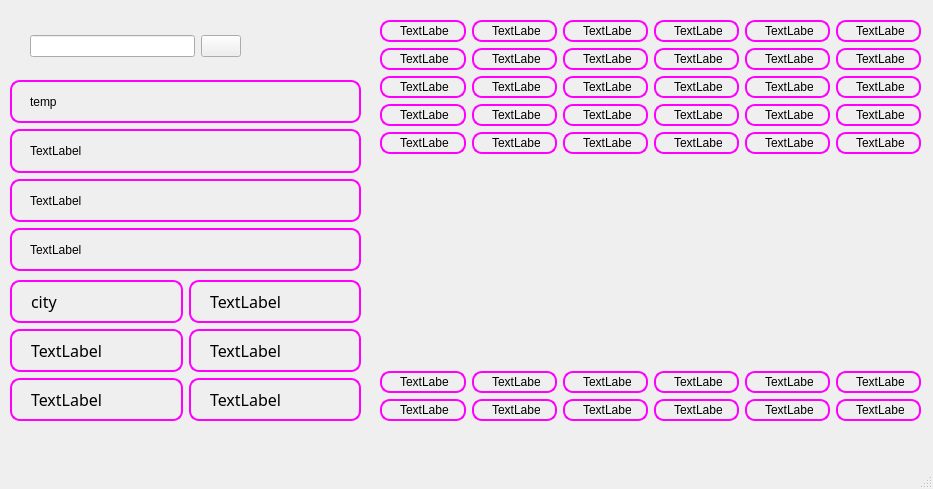
<?xml version="1.0" encoding="UTF-8"?>
<ui version="4.0">
 <class>MainWindow</class>
 <widget class="QMainWindow" name="MainWindow">
  <property name="geometry">
   <rect>
    <x>0</x>
    <y>0</y>
    <width>933</width>
    <height>489</height>
   </rect>
  </property>
  <property name="windowTitle">
   <string>MainWindow</string>
  </property>
  <property name="styleSheet">
   <string notr="true">QWidget#widget{
border-image: url(:/res/background.png);
}
QLabel
{
border: 2px solid magenta;
border-radius: 10px;
padding: 2px 15px;
}</string>
  </property>
  <widget class="QWidget" name="centralwidget">
   <widget class="QWidget" name="">
    <property name="geometry">
     <rect>
      <x>30</x>
      <y>30</y>
      <width>211</width>
      <height>33</height>
     </rect>
    </property>
    <layout class="QHBoxLayout" name="horizontalLayout_8">
     <item>
      <widget class="QLineEdit" name="lineEdit"/>
     </item>
     <item>
      <widget class="QPushButton" name="pushButton">
       <property name="styleSheet">
        <string notr="true">image: url(:/res/search.png);</string>
       </property>
       <property name="text">
        <string/>
       </property>
      </widget>
     </item>
    </layout>
   </widget>
   <widget class="QWidget" name="">
    <property name="geometry">
     <rect>
      <x>10</x>
      <y>80</y>
      <width>351</width>
      <height>191</height>
     </rect>
    </property>
    <layout class="QVBoxLayout" name="verticalLayout_5">
     <item>
      <widget class="QLabel" name="lbTemp">
       <property name="text">
        <string>temp</string>
       </property>
      </widget>
     </item>
     <item>
      <widget class="QLabel" name="lbLowHigh">
       <property name="text">
        <string>TextLabel</string>
       </property>
      </widget>
     </item>
     <item>
      <widget class="QLabel" name="lbType">
       <property name="text">
        <string>TextLabel</string>
       </property>
      </widget>
     </item>
     <item>
      <widget class="QLabel" name="lbGanMao">
       <property name="text">
        <string>TextLabel</string>
       </property>
      </widget>
     </item>
    </layout>
   </widget>
   <widget class="QWidget" name="">
    <property name="geometry">
     <rect>
      <x>380</x>
      <y>20</y>
      <width>541</width>
      <height>401</height>
     </rect>
    </property>
    <layout class="QVBoxLayout" name="verticalLayout_7">
     <item>
      <layout class="QVBoxLayout" name="verticalLayout_2">
       <item>
        <layout class="QVBoxLayout" name="verticalLayout">
         <item>
          <layout class="QHBoxLayout" name="horizontalLayout_2">
           <item>
            <widget class="QLabel" name="lbWeek0">
             <property name="text">
              <string>TextLabel</string>
             </property>
            </widget>
           </item>
           <item>
            <widget class="QLabel" name="lbWeek1">
             <property name="text">
              <string>TextLabel</string>
             </property>
            </widget>
           </item>
           <item>
            <widget class="QLabel" name="lbWeek2">
             <property name="text">
              <string>TextLabel</string>
             </property>
            </widget>
           </item>
           <item>
            <widget class="QLabel" name="lbWeek3">
             <property name="text">
              <string>TextLabel</string>
             </property>
            </widget>
           </item>
           <item>
            <widget class="QLabel" name="lbWeek4">
             <property name="text">
              <string>TextLabel</string>
             </property>
            </widget>
           </item>
           <item>
            <widget class="QLabel" name="lbWeek5">
             <property name="text">
              <string>TextLabel</string>
             </property>
            </widget>
           </item>
          </layout>
         </item>
         <item>
          <layout class="QHBoxLayout" name="horizontalLayout_3">
           <item>
            <widget class="QLabel" name="lbDate0">
             <property name="text">
              <string>TextLabel</string>
             </property>
            </widget>
           </item>
           <item>
            <widget class="QLabel" name="lbDate1">
             <property name="text">
              <string>TextLabel</string>
             </property>
            </widget>
           </item>
           <item>
            <widget class="QLabel" name="lbDate2">
             <property name="text">
              <string>TextLabel</string>
             </property>
            </widget>
           </item>
           <item>
            <widget class="QLabel" name="lbDate3">
             <property name="text">
              <string>TextLabel</string>
             </property>
            </widget>
           </item>
           <item>
            <widget class="QLabel" name="lbDate4">
             <property name="text">
              <string>TextLabel</string>
             </property>
            </widget>
           </item>
           <item>
            <widget class="QLabel" name="lbDate5">
             <property name="text">
              <string>TextLabel</string>
             </property>
            </widget>
           </item>
          </layout>
         </item>
        </layout>
       </item>
       <item>
        <layout class="QHBoxLayout" name="horizontalLayout_4">
         <item>
          <widget class="QLabel" name="lbType0">
           <property name="text">
            <string>TextLabel</string>
           </property>
          </widget>
         </item>
         <item>
          <widget class="QLabel" name="lbType1">
           <property name="text">
            <string>TextLabel</string>
           </property>
          </widget>
         </item>
         <item>
          <widget class="QLabel" name="lbType2">
           <property name="text">
            <string>TextLabel</string>
           </property>
          </widget>
         </item>
         <item>
          <widget class="QLabel" name="lbType3">
           <property name="text">
            <string>TextLabel</string>
           </property>
          </widget>
         </item>
         <item>
          <widget class="QLabel" name="lbType4">
           <property name="text">
            <string>TextLabel</string>
           </property>
          </widget>
         </item>
         <item>
          <widget class="QLabel" name="lbType5">
           <property name="text">
            <string>TextLabel</string>
           </property>
          </widget>
         </item>
        </layout>
       </item>
       <item>
        <layout class="QHBoxLayout" name="horizontalLayout_5">
         <item>
          <widget class="QLabel" name="lbTypeIcon0">
           <property name="text">
            <string>TextLabel</string>
           </property>
          </widget>
         </item>
         <item>
          <widget class="QLabel" name="lbTypeIcon1">
           <property name="text">
            <string>TextLabel</string>
           </property>
          </widget>
         </item>
         <item>
          <widget class="QLabel" name="lbTypeIcon2">
           <property name="text">
            <string>TextLabel</string>
           </property>
          </widget>
         </item>
         <item>
          <widget class="QLabel" name="lbTypeIcon3">
           <property name="text">
            <string>TextLabel</string>
           </property>
          </widget>
         </item>
         <item>
          <widget class="QLabel" name="lbTypeIcon4">
           <property name="text">
            <string>TextLabel</string>
           </property>
          </widget>
         </item>
         <item>
          <widget class="QLabel" name="lbTypeIcon5">
           <property name="text">
            <string>TextLabel</string>
           </property>
          </widget>
         </item>
        </layout>
       </item>
       <item>
        <layout class="QHBoxLayout" name="horizontalLayout">
         <item>
          <widget class="QLabel" name="lbAqi0">
           <property name="autoFillBackground">
            <bool>false</bool>
           </property>
           <property name="text">
            <string>TextLabel</string>
           </property>
           <property name="scaledContents">
            <bool>false</bool>
           </property>
           <property name="wordWrap">
            <bool>false</bool>
           </property>
           <property name="openExternalLinks">
            <bool>false</bool>
           </property>
          </widget>
         </item>
         <item>
          <widget class="QLabel" name="lbAqi1">
           <property name="text">
            <string>TextLabel</string>
           </property>
          </widget>
         </item>
         <item>
          <widget class="QLabel" name="lbAqi2">
           <property name="text">
            <string>TextLabel</string>
           </property>
          </widget>
         </item>
         <item>
          <widget class="QLabel" name="lbAqi3">
           <property name="text">
            <string>TextLabel</string>
           </property>
          </widget>
         </item>
         <item>
          <widget class="QLabel" name="lbAqi4">
           <property name="text">
            <string>TextLabel</string>
           </property>
          </widget>
         </item>
         <item>
          <widget class="QLabel" name="lbAqi5">
           <property name="text">
            <string>TextLabel</string>
           </property>
          </widget>
         </item>
        </layout>
       </item>
      </layout>
     </item>
     <item>
      <spacer name="verticalSpacer">
       <property name="orientation">
        <enum>Qt::Vertical</enum>
       </property>
       <property name="sizeHint" stdset="0">
        <size>
         <width>20</width>
         <height>40</height>
        </size>
       </property>
      </spacer>
     </item>
     <item>
      <layout class="QVBoxLayout" name="verticalLayout_6">
       <item>
        <layout class="QHBoxLayout" name="horizontalLayout_6">
         <item>
          <widget class="QLabel" name="lbFx0">
           <property name="text">
            <string>TextLabel</string>
           </property>
          </widget>
         </item>
         <item>
          <widget class="QLabel" name="lbFx1">
           <property name="text">
            <string>TextLabel</string>
           </property>
          </widget>
         </item>
         <item>
          <widget class="QLabel" name="lbFx2">
           <property name="text">
            <string>TextLabel</string>
           </property>
          </widget>
         </item>
         <item>
          <widget class="QLabel" name="lbFx3">
           <property name="text">
            <string>TextLabel</string>
           </property>
          </widget>
         </item>
         <item>
          <widget class="QLabel" name="lbFx4">
           <property name="text">
            <string>TextLabel</string>
           </property>
          </widget>
         </item>
         <item>
          <widget class="QLabel" name="lbFx5">
           <property name="text">
            <string>TextLabel</string>
           </property>
          </widget>
         </item>
        </layout>
       </item>
       <item>
        <layout class="QHBoxLayout" name="horizontalLayout_7">
         <item>
          <widget class="QLabel" name="lbFl0">
           <property name="text">
            <string>TextLabel</string>
           </property>
          </widget>
         </item>
         <item>
          <widget class="QLabel" name="lbFl1">
           <property name="text">
            <string>TextLabel</string>
           </property>
          </widget>
         </item>
         <item>
          <widget class="QLabel" name="lbFl2">
           <property name="text">
            <string>TextLabel</string>
           </property>
          </widget>
         </item>
         <item>
          <widget class="QLabel" name="lbFl3">
           <property name="text">
            <string>TextLabel</string>
           </property>
          </widget>
         </item>
         <item>
          <widget class="QLabel" name="lbFl4">
           <property name="text">
            <string>TextLabel</string>
           </property>
          </widget>
         </item>
         <item>
          <widget class="QLabel" name="lbFl5">
           <property name="text">
            <string>TextLabel</string>
           </property>
          </widget>
         </item>
        </layout>
       </item>
      </layout>
     </item>
    </layout>
   </widget>
   <widget class="QWidget" name="" native="true">
    <property name="geometry">
     <rect>
      <x>10</x>
      <y>280</y>
      <width>351</width>
      <height>141</height>
     </rect>
    </property>
    <property name="styleSheet">
     <string notr="true"/>
    </property>
    <layout class="QHBoxLayout" name="horizontalLayout_9">
     <item>
      <layout class="QVBoxLayout" name="verticalLayout_4">
       <item>
        <widget class="QLabel" name="lbCity">
         <property name="font">
          <font>
           <family>黑体</family>
           <pointsize>12</pointsize>
          </font>
         </property>
         <property name="text">
          <string>city</string>
         </property>
        </widget>
       </item>
       <item>
        <widget class="QLabel" name="lbWindFx">
         <property name="font">
          <font>
           <family>黑体</family>
           <pointsize>12</pointsize>
          </font>
         </property>
         <property name="text">
          <string>TextLabel</string>
         </property>
        </widget>
       </item>
       <item>
        <widget class="QLabel" name="lbWindFl">
         <property name="font">
          <font>
           <family>黑体</family>
           <pointsize>12</pointsize>
          </font>
         </property>
         <property name="text">
          <string>TextLabel</string>
         </property>
        </widget>
       </item>
      </layout>
     </item>
     <item>
      <layout class="QVBoxLayout" name="verticalLayout_3">
       <item>
        <widget class="QLabel" name="lbPm25">
         <property name="font">
          <font>
           <family>黑体</family>
           <pointsize>12</pointsize>
          </font>
         </property>
         <property name="text">
          <string>TextLabel</string>
         </property>
        </widget>
       </item>
       <item>
        <widget class="QLabel" name="lbQuality">
         <property name="font">
          <font>
           <family>黑体</family>
           <pointsize>12</pointsize>
          </font>
         </property>
         <property name="styleSheet">
          <string notr="true"/>
         </property>
         <property name="text">
          <string>TextLabel</string>
         </property>
        </widget>
       </item>
       <item>
        <widget class="QLabel" name="lbShidu">
         <property name="font">
          <font>
           <family>黑体</family>
           <pointsize>12</pointsize>
          </font>
         </property>
         <property name="text">
          <string>TextLabel</string>
         </property>
        </widget>
       </item>
      </layout>
     </item>
    </layout>
   </widget>
  </widget>
  <widget class="QMenuBar" name="menubar">
   <property name="geometry">
    <rect>
     <x>0</x>
     <y>0</y>
     <width>933</width>
     <height>26</height>
    </rect>
   </property>
  </widget>
  <widget class="QStatusBar" name="statusbar"/>
 </widget>
 <resources/>
 <connections/>
</ui>
